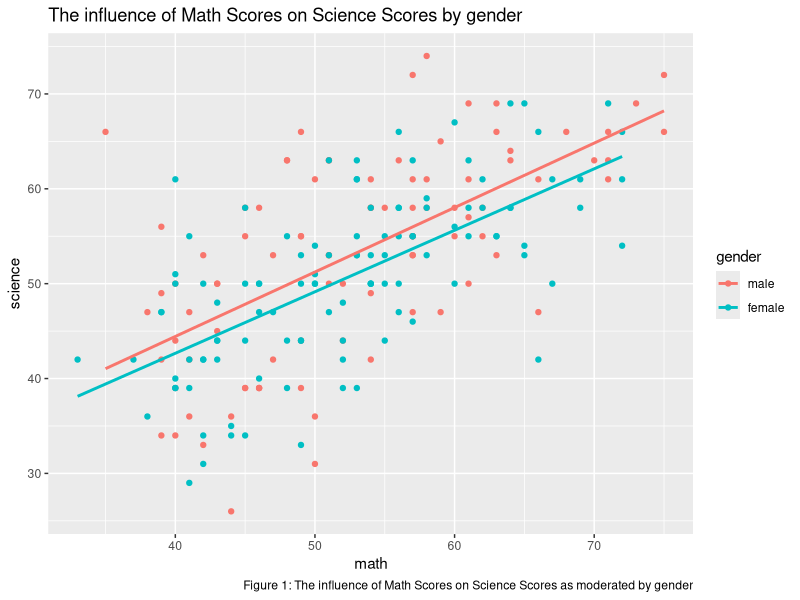

Here is the R script that generated this plot:
## ---- chunk 1
library(tidyverse)
hsb2 <- read.csv("hsb2.csv")

# First, set Moderator as factor
gender <- factor(hsb2$female,
                 levels = c("0", "1"),                    
                 labels = c("male", "female"))
count(hsb2, gender == "male")
## ---- chunk 2
# Second, take a look at the graphs to have a breif idea about
# interactions and relationships
ggplot(subset(hsb2, gender == "male"| gender == "female"),
       aes(x = math, y = science, color = gender)) +
  geom_point() +
  stat_smooth(method = "lm", se = FALSE) +
  labs(title = "The influence of Math Scores on Science Scores by gender ",
       caption = "Figure 1: The influence of Math Scores on Science Scores as moderated by gender")
## ---- chunk 3
# Third, model interactions (IV & moderator) and DV
Scimg <- lm(science ~ math + gender + math*gender, data = hsb2)
summary(Scimg)
confint(Scimg, 'math', level=0.95)
confint(Scimg, 'genderfemale', level=0.95)
confint(Scimg, 'math:genderfemale', level=0.95)
